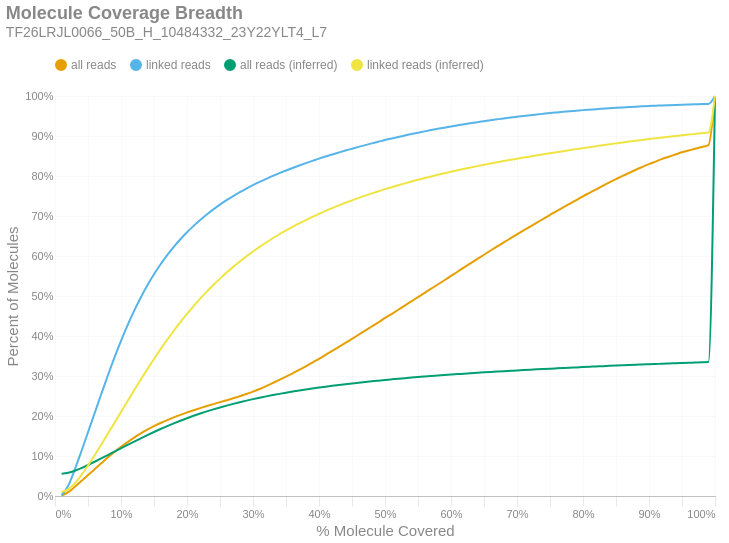

Here is the notebook cell this chart was saved with:
### Markdown cell above
### Molecule Read Coverage
This chart shows molecule coverage breadth as computed by the number of bases aligned to that molecule. In other words, "*how much of each unique long molecule is actually sequenced/aligned?*" Keep in mind there is a distinction between sequences and alignments, since some sequences belonging to a particular molecule may not align well and wouldn't appear in the alignment data. This chart also shows molecule coverage breadth as computed by the *inferred fragment* from which the aligned sequences originate. Unlike read coverage, this calculation takes into account the total insert size, including unsequenced gaps between the forward and reverse reads. Like the previous figures, these are cumulative percents.

### Code cell
if SKIPLR:
    print_html(f"Skipped")
else:
    binned_df = consolidated_hist(valids['coverage_bp'], mask, 0.01, True)
    binned_df_inf = consolidated_hist(valids['coverage_inserts'], mask, 0.01, True)
    binned_df = binned_df.with_columns(pl.lit(binned_df_inf['all reads (cumsum)']).alias('all reads (inferred)'))
    binned_df = binned_df.with_columns(pl.lit(binned_df_inf['linked reads (cumsum)']).alias('linked reads (inferred)'))
    binned_df = binned_df.with_columns(
        (pl.col('bin').cast(pl.Float64) + 0.01).alias('right_edge')
    )

    with SafeRender(binned_df):
        (
            density_plot(binned_df, 'Molecule Coverage Breadth', samplename, 'molcov', ['all reads (inferred)','linked reads (inferred)'])
            .encode(
                #x=alt.X('bin:Q', title="% Molecule Covered").axis(format = '%').scale(padding=0),
                x=alt.X('right_edge:Q', title="% Molecule Covered").axis(format='%').scale(padding=0),
                y=alt.Y('value:Q', title='Percent of Molecules')
                    .axis(format='%')
                    .stack(False)
                    .scale(domainMin=0, padding=0),
                color=alt.Color("key:N").scale(domain = ["all reads", "linked reads", "all reads (inferred)", "linked reads (inferred)"]),
                tooltip = [
                    alt.Tooltip("key:N", title = "Data Type"),
                    alt.Tooltip("range_label:N", title="% Molecule Covered"),
                    alt.Tooltip("value:Q", format = ".2%", title="% Molecules")
                ]
            )
        ).display()

### Figure 1 — Vega-Lite specification as saved in the notebook (floating-point values rounded to 4 significant figures)
{"width": "container", "height": 400, "config": {"title": {"anchor": "start", "dy": -15, "fontSize": 18, "color": "#888888", "subtitleColor": "#888888", "subtitleFontSize": 14}, "arc": {"fill": "#0072B2"}, "axis": {"domainColor": "#888888", "domainWidth": 0.5, "gridWidth": 0.2, "grid": false, "titleFontWeight": 400, "titleFontSize": 15, "labelFontSize": 11, "labelColor": "#888888", "tickColor": "#888888", "tickWidth": 0.2, "titleColor": "#888888"}, "axisBand": {"grid": false}, "axisX": {"grid": true, "tickSize": 10, "domainCap": "round"}, "axisY": {"domain": false, "grid": true, "tickSize": 0, "domainCap": "round"}, "background": "transparent", "header": {"labelFontSize": 15, "labelColor": "#888888", "titleFontSize": 15, "titleFontWeight": 600, "titleColor": "#888888"}, "legend": {"labelFont": "sans-serif", "labelFontSize": 12, "labelColor": "#888888", "symbolSize": 100, "symbolType": "circle", "titleFontSize": 12, "titlePadding": 10, "titleColor": "#888888", "title": null, "orient": "top"}, "range": {"category": ["#E69F00", "#56B4E9", "#009E73", "#F0E442", "#0072B2", "#D55E00", "#CC79A7", "#000000"], "diverging": ["#cfe8f3", "#a2d4ec", "#73bfe2", "#46abdb", "#1696d2", "#12719e"]}, "area": {"fill": "#0072B2", "fillOpacity": 0.7, "line": true, "strokeOpacity": 0.7}, "line": {"color": "#0072B2", "stroke": "#0072B2", "strokeWidth": 2}, "trail": {"color": "#0072B2", "stroke": "#0072B2", "strokeWidth": 0, "size": 1}, "point": {"filled": true, "fillOpacity": 1.0, "size": 95}, "text": {"color": "#888888", "fontSize": 11, "align": "right", "fontWeight": 400, "size": 11}, "bar": {"fill": "#0072B2", "stroke": null}, "view": {"stroke": null, "continuousWidth": 660, "continuousHeight": 400}}, "data": {"name": "data-a3e76f279d91602959ac6776259e51f2"}, "mark": {"type": "line", "interpolate": "monotone", "point": {"opacity": 0, "size": 275}}, "encoding": {"color": {"field": "key", "scale": {"domain": ["all reads", "linked reads", "all reads (inferred)", "linked reads (inferred)"]}, "type": "nominal"}, "tooltip": [{"field": "key", "title": "Data Type", "type": "nominal"}, {"field": "range_label", "title": "% Molecule Covered", "type": "nominal"}, {"field": "value", "format": ".2%", "title": "% Molecules", "type": "quantitative"}], "x": {"axis": {"format": "%"}, "field": "right_edge", "scale": {"padding": 0}, "title": "% Molecule Covered", "type": "quantitative"}, "y": {"axis": {"format": "%"}, "field": "value", "scale": {"domainMin": 0, "padding": 0}, "stack": false, "title": "Percent of Molecules", "type": "quantitative"}}, "params": [{"name": "param_c36ac31b6afebe62", "select": {"type": "point", "fields": ["key"]}, "bind": "legend"}], "title": {"text": "Molecule Coverage Breadth", "subtitle": "TF26LRJL0066_50B_H_10484332_23Y22YLT4_L7"}, "transform": [{"fold": ["all reads (cumsum)", "linked reads (cumsum)", "all reads (inferred)", "linked reads (inferred)"]}, {"calculate": "replace(datum.key, ' (cumsum)', '')", "as": "key"}, {"filter": {"param": "param_c36ac31b6afebe62"}}], "usermeta": {"embedOptions": {"downloadFileName": "TF26LRJL0066_50B_H_10484332_23Y22YLT4_L7.molcov"}}, "$schema": "https://vega.github.io/schema/vega-lite/v6.4.1.json", "datasets": {"data-a3e76f279d91602959ac6776259e51f2": [{"bin": "0.0", "interval": "0.0-0.01", "all reads": 0.001025, "linked reads": 0.001898, "all reads (cumsum)": 0.001025, "linked reads (cumsum)": 0.001898, "range_label": "0.0-0.01", "all reads (inferred)": 0.05548, "linked reads (inferred)": 0.01033, "right_edge": 0.01}, {"bin": "0.01", "interval": "0.01-0.02", "all reads": 0.008511, "linked reads": 0.02377, "all reads (cumsum)": 0.009536, "linked reads (cumsum)": 0.02567, "range_label": "0.01-0.02", "all reads (inferred)": 0.058, "linked reads (inferred)": 0.01656, "right_edge": 0.02}, {"bin": "0.02", "interval": "0.02-0.03", "all reads": 0.01339, "linked reads": 0.04044, "all reads (cumsum)": 0.02292, "linked reads (cumsum)": 0.06611, "range_label": "0.02-0.03", "all reads (inferred)": 0.06312, "linked reads (inferred)": 0.03158, "right_edge": 0.03}, {"bin": "0.03", "interval": "0.03-0.04", "all reads": 0.01454, "linked reads": 0.04587, "all reads (cumsum)": 0.03746, "linked reads (cumsum)": 0.112, "range_label": "0.03-0.04", "all reads (inferred)": 0.06983, "linked reads (inferred)": 0.05222, "right_edge": 0.04}, {"bin": "0.04", "interval": "0.04-0.05", "all reads": 0.01478, "linked reads": 0.0473, "all reads (cumsum)": 0.05225, "linked reads (cumsum)": 0.1593, "range_label": "0.04-0.05", "all reads (inferred)": 0.07749, "linked reads (inferred)": 0.0761, "right_edge": 0.05}, {"bin": "0.05", "interval": "0.05-0.06", "all reads": 0.0148, "linked reads": 0.0477, "all reads (cumsum)": 0.06704, "linked reads (cumsum)": 0.207, "range_label": "0.05-0.06", "all reads (inferred)": 0.08558, "linked reads (inferred)": 0.1017, "right_edge": 0.06}, {"bin": "0.06", "interval": "0.06-0.07", "all reads": 0.01466, "linked reads": 0.04751, "all reads (cumsum)": 0.0817, "linked reads (cumsum)": 0.2545, "range_label": "0.06-0.07", "all reads (inferred)": 0.09389, "linked reads (inferred)": 0.1282, "right_edge": 0.07}, {"bin": "0.07", "interval": "0.07-0.08", "all reads": 0.01438, "linked reads": 0.04674, "all reads (cumsum)": 0.09608, "linked reads (cumsum)": 0.3012, "range_label": "0.07-0.08", "all reads (inferred)": 0.1024, "linked reads (inferred)": 0.1555, "right_edge": 0.08}, {"bin": "0.08", "interval": "0.08-0.09", "all reads": 0.01368, "linked reads": 0.04452, "all reads (cumsum)": 0.1098, "linked reads (cumsum)": 0.3457, "range_label": "0.08-0.09", "all reads (inferred)": 0.1108, "linked reads (inferred)": 0.1827, "right_edge": 0.09}, {"bin": "0.09", "interval": "0.09-0.1", "all reads": 0.01297, "linked reads": 0.04218, "all reads (cumsum)": 0.1227, "linked reads (cumsum)": 0.3879, "range_label": "0.09-0.1", "all reads (inferred)": 0.1193, "linked reads (inferred)": 0.2101, "right_edge": 0.1}, {"bin": "0.1", "interval": "0.1-0.11", "all reads": 0.0121, "linked reads": 0.03926, "all reads (cumsum)": 0.1348, "linked reads (cumsum)": 0.4272, "range_label": "0.1-0.11", "all reads (inferred)": 0.1277, "linked reads (inferred)": 0.2374, "right_edge": 0.11}, {"bin": "0.11", "interval": "0.11-0.12", "all reads": 0.01119, "linked reads": 0.0362, "all reads (cumsum)": 0.146, "linked reads (cumsum)": 0.4634, "range_label": "0.11-0.12", "all reads (inferred)": 0.1361, "linked reads (inferred)": 0.2645, "right_edge": 0.12}, {"bin": "0.12", "interval": "0.12-0.13", "all reads": 0.01028, "linked reads": 0.03308, "all reads (cumsum)": 0.1563, "linked reads (cumsum)": 0.4965, "range_label": "0.12-0.13", "all reads (inferred)": 0.1442, "linked reads (inferred)": 0.291, "right_edge": 0.13}, {"bin": "0.13", "interval": "0.13-0.14", "all reads": 0.009476, "linked reads": 0.03031, "all reads (cumsum)": 0.1658, "linked reads (cumsum)": 0.5268, "range_label": "0.13-0.14", "all reads (inferred)": 0.1522, "linked reads (inferred)": 0.3171, "right_edge": 0.14}, {"bin": "0.14", "interval": "0.14-0.15", "all reads": 0.008675, "linked reads": 0.02749, "all reads (cumsum)": 0.1744, "linked reads (cumsum)": 0.5543, "range_label": "0.14-0.15", "all reads (inferred)": 0.16, "linked reads (inferred)": 0.3425, "right_edge": 0.15}, {"bin": "0.15", "interval": "0.15-0.16", "all reads": 0.007991, "linked reads": 0.02503, "all reads (cumsum)": 0.1824, "linked reads (cumsum)": 0.5793, "range_label": "0.15-0.16", "all reads (inferred)": 0.1675, "linked reads (inferred)": 0.3671, "right_edge": 0.16}, {"bin": "0.16", "interval": "0.16-0.17", "all reads": 0.007356, "linked reads": 0.02281, "all reads (cumsum)": 0.1898, "linked reads (cumsum)": 0.6021, "range_label": "0.16-0.17", "all reads (inferred)": 0.1747, "linked reads (inferred)": 0.3906, "right_edge": 0.17}, {"bin": "0.17", "interval": "0.17-0.18", "all reads": 0.006818, "linked reads": 0.02081, "all reads (cumsum)": 0.1966, "linked reads (cumsum)": 0.6229, "range_label": "0.17-0.18", "all reads (inferred)": 0.1816, "linked reads (inferred)": 0.4131, "right_edge": 0.18}, {"bin": "0.18", "interval": "0.18-0.19", "all reads": 0.006345, "linked reads": 0.01897, "all reads (cumsum)": 0.203, "linked reads (cumsum)": 0.6419, "range_label": "0.18-0.19", "all reads (inferred)": 0.1882, "linked reads (inferred)": 0.4347, "right_edge": 0.19}, {"bin": "0.19", "interval": "0.19-0.2", "all reads": 0.005968, "linked reads": 0.0175, "all reads (cumsum)": 0.2089, "linked reads (cumsum)": 0.6594, "range_label": "0.19-0.2", "all reads (inferred)": 0.1945, "linked reads (inferred)": 0.4553, "right_edge": 0.2}, {"bin": "0.2", "interval": "0.2-0.21", "all reads": 0.005535, "linked reads": 0.01597, "all reads (cumsum)": 0.2145, "linked reads (cumsum)": 0.6753, "range_label": "0.2-0.21", "all reads (inferred)": 0.2005, "linked reads (inferred)": 0.4748, "right_edge": 0.21}, {"bin": "0.21", "interval": "0.21-0.22", "all reads": 0.005288, "linked reads": 0.0148, "all reads (cumsum)": 0.2198, "linked reads (cumsum)": 0.6901, "range_label": "0.21-0.22", "all reads (inferred)": 0.2061, "linked reads (inferred)": 0.4933, "right_edge": 0.22}, {"bin": "0.22", "interval": "0.22-0.23", "all reads": 0.005082, "linked reads": 0.01368, "all reads (cumsum)": 0.2248, "linked reads (cumsum)": 0.7038, "range_label": "0.22-0.23", "all reads (inferred)": 0.2115, "linked reads (inferred)": 0.511, "right_edge": 0.23}, {"bin": "0.23", "interval": "0.23-0.24", "all reads": 0.004951, "linked reads": 0.0128, "all reads (cumsum)": 0.2298, "linked reads (cumsum)": 0.7166, "range_label": "0.23-0.24", "all reads (inferred)": 0.2166, "linked reads (inferred)": 0.5277, "right_edge": 0.24}, {"bin": "0.24", "interval": "0.24-0.25", "all reads": 0.004844, "linked reads": 0.01191, "all reads (cumsum)": 0.2346, "linked reads (cumsum)": 0.7285, "range_label": "0.24-0.25", "all reads (inferred)": 0.2214, "linked reads (inferred)": 0.5435, "right_edge": 0.25}, {"bin": "0.25", "interval": "0.25-0.26", "all reads": 0.004702, "linked reads": 0.01097, "all reads (cumsum)": 0.2393, "linked reads (cumsum)": 0.7395, "range_label": "0.25-0.26", "all reads (inferred)": 0.226, "linked reads (inferred)": 0.5585, "right_edge": 0.26}, {"bin": "0.26", "interval": "0.26-0.27", "all reads": 0.004852, "linked reads": 0.01031, "all reads (cumsum)": 0.2442, "linked reads (cumsum)": 0.7498, "range_label": "0.26-0.27", "all reads (inferred)": 0.2304, "linked reads (inferred)": 0.5728, "right_edge": 0.27}, {"bin": "0.27", "interval": "0.27-0.28", "all reads": 0.005172, "linked reads": 0.009697, "all reads (cumsum)": 0.2494, "linked reads (cumsum)": 0.7595, "range_label": "0.27-0.28", "all reads (inferred)": 0.2345, "linked reads (inferred)": 0.5863, "right_edge": 0.28}, {"bin": "0.28", "interval": "0.28-0.29", "all reads": 0.005557, "linked reads": 0.0091, "all reads (cumsum)": 0.2549, "linked reads (cumsum)": 0.7686, "range_label": "0.28-0.29", "all reads (inferred)": 0.2384, "linked reads (inferred)": 0.5992, "right_edge": 0.29}, {"bin": "0.29", "interval": "0.29-0.3", "all reads": 0.00606, "linked reads": 0.008652, "all reads (cumsum)": 0.261, "linked reads (cumsum)": 0.7773, "range_label": "0.29-0.3", "all reads (inferred)": 0.2422, "linked reads (inferred)": 0.6113, "right_edge": 0.3}, {"bin": "0.3", "interval": "0.3-0.31", "all reads": 0.006586, "linked reads": 0.008026, "all reads (cumsum)": 0.2676, "linked reads (cumsum)": 0.7853, "range_label": "0.3-0.31", "all reads (inferred)": 0.2457, "linked reads (inferred)": 0.6229, "right_edge": 0.31}, {"bin": "0.31", "interval": "0.31-0.32", "all reads": 0.007258, "linked reads": 0.007693, "all reads (cumsum)": 0.2748, "linked reads (cumsum)": 0.793, "range_label": "0.31-0.32", "all reads (inferred)": 0.2491, "linked reads (inferred)": 0.6338, "right_edge": 0.32}, {"bin": "0.32", "interval": "0.32-0.33", "all reads": 0.007659, "linked reads": 0.007294, "all reads (cumsum)": 0.2825, "linked reads (cumsum)": 0.8003, "range_label": "0.32-0.33", "all reads (inferred)": 0.2523, "linked reads (inferred)": 0.6444, "right_edge": 0.33}, {"bin": "0.33", "interval": "0.33-0.34", "all reads": 0.007846, "linked reads": 0.006906, "all reads (cumsum)": 0.2903, "linked reads (cumsum)": 0.8072, "range_label": "0.33-0.34", "all reads (inferred)": 0.2553, "linked reads (inferred)": 0.6544, "right_edge": 0.34}, {"bin": "0.34", "interval": "0.34-0.35", "all reads": 0.008118, "linked reads": 0.006572, "all reads (cumsum)": 0.2984, "linked reads (cumsum)": 0.8137, "range_label": "0.34-0.35", "all reads (inferred)": 0.2582, "linked reads (inferred)": 0.6638, "right_edge": 0.35}, {"bin": "0.35", "interval": "0.35-0.36", "all reads": 0.008374, "linked reads": 0.006383, "all reads (cumsum)": 0.3068, "linked reads (cumsum)": 0.8201, "range_label": "0.35-0.36", "all reads (inferred)": 0.261, "linked reads (inferred)": 0.673, "right_edge": 0.36}, {"bin": "0.36", "interval": "0.36-0.37", "all reads": 0.008541, "linked reads": 0.006105, "all reads (cumsum)": 0.3154, "linked reads (cumsum)": 0.8262, "range_label": "0.36-0.37", "all reads (inferred)": 0.2637, "linked reads (inferred)": 0.6816, "right_edge": 0.37}, {"bin": "0.37", "interval": "0.37-0.38", "all reads": 0.008914, "linked reads": 0.005878, "all reads (cumsum)": 0.3243, "linked reads (cumsum)": 0.8321, "range_label": "0.37-0.38", "all reads (inferred)": 0.2662, "linked reads (inferred)": 0.6899, "right_edge": 0.38}, {"bin": "0.38", "interval": "0.38-0.39", "all reads": 0.009139, "linked reads": 0.005682, "all reads (cumsum)": 0.3334, "linked reads (cumsum)": 0.8378, "range_label": "0.38-0.39", "all reads (inferred)": 0.2687, "linked reads (inferred)": 0.6978, "right_edge": 0.39}, {"bin": "0.39", "interval": "0.39-0.4", "all reads": 0.009579, "linked reads": 0.005582, "all reads (cumsum)": 0.343, "linked reads (cumsum)": 0.8434, "range_label": "0.39-0.4", "all reads (inferred)": 0.271, "linked reads (inferred)": 0.7055, "right_edge": 0.4}, {"bin": "0.4", "interval": "0.4-0.41", "all reads": 0.009642, "linked reads": 0.005253, "all reads (cumsum)": 0.3526, "linked reads (cumsum)": 0.8486, "range_label": "0.4-0.41", "all reads (inferred)": 0.2733, "linked reads (inferred)": 0.7128, "right_edge": 0.41}, {"bin": "0.41", "interval": "0.41-0.42", "all reads": 0.01002, "linked reads": 0.005128, "all reads (cumsum)": 0.3626, "linked reads (cumsum)": 0.8538, "range_label": "0.41-0.42", "all reads (inferred)": 0.2755, "linked reads (inferred)": 0.7198, "right_edge": 0.42}, {"bin": "0.42", "interval": "0.42-0.43", "all reads": 0.01004, "linked reads": 0.004922, "all reads (cumsum)": 0.3727, "linked reads (cumsum)": 0.8587, "range_label": "0.42-0.43", "all reads (inferred)": 0.2775, "linked reads (inferred)": 0.7266, "right_edge": 0.43}, {"bin": "0.43", "interval": "0.43-0.44", "all reads": 0.01004, "linked reads": 0.004868, "all reads (cumsum)": 0.3827, "linked reads (cumsum)": 0.8635, "range_label": "0.43-0.44", "all reads (inferred)": 0.2795, "linked reads (inferred)": 0.733, "right_edge": 0.44}, {"bin": "0.44", "interval": "0.44-0.45", "all reads": 0.01024, "linked reads": 0.004659, "all reads (cumsum)": 0.393, "linked reads (cumsum)": 0.8682, "range_label": "0.44-0.45", "all reads (inferred)": 0.2814, "linked reads (inferred)": 0.7392, "right_edge": 0.45}, {"bin": "0.45", "interval": "0.45-0.46", "all reads": 0.01022, "linked reads": 0.004568, "all reads (cumsum)": 0.4032, "linked reads (cumsum)": 0.8728, "range_label": "0.45-0.46", "all reads (inferred)": 0.2833, "linked reads (inferred)": 0.7452, "right_edge": 0.46}, {"bin": "0.46", "interval": "0.46-0.47", "all reads": 0.0102, "linked reads": 0.004449, "all reads (cumsum)": 0.4134, "linked reads (cumsum)": 0.8772, "range_label": "0.46-0.47", "all reads (inferred)": 0.2851, "linked reads (inferred)": 0.751, "right_edge": 0.47}, {"bin": "0.47", "interval": "0.47-0.48", "all reads": 0.01039, "linked reads": 0.004351, "all reads (cumsum)": 0.4238, "linked reads (cumsum)": 0.8816, "range_label": "0.47-0.48", "all reads (inferred)": 0.2868, "linked reads (inferred)": 0.7564, "right_edge": 0.48}, {"bin": "0.48", "interval": "0.48-0.49", "all reads": 0.01014, "linked reads": 0.004181, "all reads (cumsum)": 0.4339, "linked reads (cumsum)": 0.8858, "range_label": "0.48-0.49", "all reads (inferred)": 0.2884, "linked reads (inferred)": 0.7618, "right_edge": 0.49}, {"bin": "0.49", "interval": "0.49-0.5", "all reads": 0.01123, "linked reads": 0.004168, "all reads (cumsum)": 0.4451, "linked reads (cumsum)": 0.8899, "range_label": "0.49-0.5", "all reads (inferred)": 0.2901, "linked reads (inferred)": 0.7671, "right_edge": 0.5}, {"bin": "0.5", "interval": "0.5-0.51", "all reads": 0.009706, "linked reads": 0.003779, "all reads (cumsum)": 0.4548, "linked reads (cumsum)": 0.8937, "range_label": "0.5-0.51", "all reads (inferred)": 0.2916, "linked reads (inferred)": 0.772, "right_edge": 0.51}, {"bin": "0.51", "interval": "0.51-0.52", "all reads": 0.01076, "linked reads": 0.003811, "all reads (cumsum)": 0.4656, "linked reads (cumsum)": 0.8975, "range_label": "0.51-0.52", "all reads (inferred)": 0.2931, "linked reads (inferred)": 0.7769, "right_edge": 0.52}, {"bin": "0.52", "interval": "0.52-0.53", "all reads": 0.01042, "linked reads": 0.003661, "all reads (cumsum)": 0.476, "linked reads (cumsum)": 0.9012, "range_label": "0.52-0.53", "all reads (inferred)": 0.2946, "linked reads (inferred)": 0.7816, "right_edge": 0.53}, {"bin": "0.53", "interval": "0.53-0.54", "all reads": 0.01071, "linked reads": 0.003601, "all reads (cumsum)": 0.4867, "linked reads (cumsum)": 0.9048, "range_label": "0.53-0.54", "all reads (inferred)": 0.296, "linked reads (inferred)": 0.7862, "right_edge": 0.54}, {"bin": "0.54", "interval": "0.54-0.55", "all reads": 0.01042, "linked reads": 0.003442, "all reads (cumsum)": 0.4971, "linked reads (cumsum)": 0.9082, "range_label": "0.54-0.55", "all reads (inferred)": 0.2974, "linked reads (inferred)": 0.7906, "right_edge": 0.55}, {"bin": "0.55", "interval": "0.55-0.56", "all reads": 0.01073, "linked reads": 0.00333, "all reads (cumsum)": 0.5079, "linked reads (cumsum)": 0.9115, "range_label": "0.55-0.56", "all reads (inferred)": 0.2987, "linked reads (inferred)": 0.7948, "right_edge": 0.56}, {"bin": "0.56", "interval": "0.56-0.57", "all reads": 0.01054, "linked reads": 0.003206, "all reads (cumsum)": 0.5184, "linked reads (cumsum)": 0.9148, "range_label": "0.56-0.57", "all reads (inferred)": 0.2999, "linked reads (inferred)": 0.7989, "right_edge": 0.57}, {"bin": "0.57", "interval": "0.57-0.58", "all reads": 0.01038, "linked reads": 0.003108, "all reads (cumsum)": 0.5288, "linked reads (cumsum)": 0.9179, "range_label": "0.57-0.58", "all reads (inferred)": 0.3012, "linked reads (inferred)": 0.8029, "right_edge": 0.58}, {"bin": "0.58", "interval": "0.58-0.59", "all reads": 0.01064, "linked reads": 0.003001, "all reads (cumsum)": 0.5394, "linked reads (cumsum)": 0.9209, "range_label": "0.58-0.59", "all reads (inferred)": 0.3024, "linked reads (inferred)": 0.8068, "right_edge": 0.59}, {"bin": "0.59", "interval": "0.59-0.6", "all reads": 0.01083, "linked reads": 0.003001, "all reads (cumsum)": 0.5503, "linked reads (cumsum)": 0.9239, "range_label": "0.59-0.6", "all reads (inferred)": 0.3036, "linked reads (inferred)": 0.8106, "right_edge": 0.6}, {"bin": "0.6", "interval": "0.6-0.61", "all reads": 0.01046, "linked reads": 0.002814, "all reads (cumsum)": 0.5607, "linked reads (cumsum)": 0.9267, "range_label": "0.6-0.61", "all reads (inferred)": 0.3047, "linked reads (inferred)": 0.8142, "right_edge": 0.61}, {"bin": "0.61", "interval": "0.61-0.62", "all reads": 0.01091, "linked reads": 0.002733, "all reads (cumsum)": 0.5716, "linked reads (cumsum)": 0.9294, "range_label": "0.61-0.62", "all reads (inferred)": 0.3059, "linked reads (inferred)": 0.8179, "right_edge": 0.62}, {"bin": "0.62", "interval": "0.62-0.63", "all reads": 0.01057, "linked reads": 0.002604, "all reads (cumsum)": 0.5822, "linked reads (cumsum)": 0.932, "range_label": "0.62-0.63", "all reads (inferred)": 0.3069, "linked reads (inferred)": 0.8213, "right_edge": 0.63}, {"bin": "0.63", "interval": "0.63-0.64", "all reads": 0.01061, "linked reads": 0.002558, "all reads (cumsum)": 0.5928, "linked reads (cumsum)": 0.9346, "range_label": "0.63-0.64", "all reads (inferred)": 0.308, "linked reads (inferred)": 0.8247, "right_edge": 0.64}, {"bin": "0.64", "interval": "0.64-0.65", "all reads": 0.01029, "linked reads": 0.002437, "all reads (cumsum)": 0.6031, "linked reads (cumsum)": 0.937, "range_label": "0.64-0.65", "all reads (inferred)": 0.3091, "linked reads (inferred)": 0.8281, "right_edge": 0.65}, {"bin": "0.65", "interval": "0.65-0.66", "all reads": 0.0107, "linked reads": 0.002485, "all reads (cumsum)": 0.6138, "linked reads (cumsum)": 0.9395, "range_label": "0.65-0.66", "all reads (inferred)": 0.3101, "linked reads (inferred)": 0.8313, "right_edge": 0.66}, {"bin": "0.66", "interval": "0.66-0.67", "all reads": 0.01007, "linked reads": 0.002266, "all reads (cumsum)": 0.6239, "linked reads (cumsum)": 0.9418, "range_label": "0.66-0.67", "all reads (inferred)": 0.3111, "linked reads (inferred)": 0.8344, "right_edge": 0.67}, {"bin": "0.67", "interval": "0.67-0.68", "all reads": 0.01027, "linked reads": 0.002231, "all reads (cumsum)": 0.6341, "linked reads (cumsum)": 0.944, "range_label": "0.67-0.68", "all reads (inferred)": 0.3121, "linked reads (inferred)": 0.8375, "right_edge": 0.68}, {"bin": "0.68", "interval": "0.68-0.69", "all reads": 0.009963, "linked reads": 0.002119, "all reads (cumsum)": 0.6441, "linked reads (cumsum)": 0.9461, "range_label": "0.68-0.69", "all reads (inferred)": 0.313, "linked reads (inferred)": 0.8404, "right_edge": 0.69}, {"bin": "0.69", "interval": "0.69-0.7", "all reads": 0.01006, "linked reads": 0.002021, "all reads (cumsum)": 0.6542, "linked reads (cumsum)": 0.9481, "range_label": "0.69-0.7", "all reads (inferred)": 0.3139, "linked reads (inferred)": 0.8434, "right_edge": 0.7}, {"bin": "0.7", "interval": "0.7-0.71", "all reads": 0.009727, "linked reads": 0.002001, "all reads (cumsum)": 0.6639, "linked reads (cumsum)": 0.9501, "range_label": "0.7-0.71", "all reads (inferred)": 0.3148, "linked reads (inferred)": 0.8462, "right_edge": 0.71}, {"bin": "0.71", "interval": "0.71-0.72", "all reads": 0.009698, "linked reads": 0.001902, "all reads (cumsum)": 0.6736, "linked reads (cumsum)": 0.952, "range_label": "0.71-0.72", "all reads (inferred)": 0.3157, "linked reads (inferred)": 0.849, "right_edge": 0.72}, {"bin": "0.72", "interval": "0.72-0.73", "all reads": 0.00984, "linked reads": 0.001837, "all reads (cumsum)": 0.6834, "linked reads (cumsum)": 0.9539, "range_label": "0.72-0.73", "all reads (inferred)": 0.3166, "linked reads (inferred)": 0.8517, "right_edge": 0.73}, {"bin": "0.73", "interval": "0.73-0.74", "all reads": 0.009565, "linked reads": 0.001739, "all reads (cumsum)": 0.693, "linked reads (cumsum)": 0.9556, "range_label": "0.73-0.74", "all reads (inferred)": 0.3174, "linked reads (inferred)": 0.8544, "right_edge": 0.74}, {"bin": "0.74", "interval": "0.74-0.75", "all reads": 0.009864, "linked reads": 0.001715, "all reads (cumsum)": 0.7028, "linked reads (cumsum)": 0.9573, "range_label": "0.74-0.75", "all reads (inferred)": 0.3183, "linked reads (inferred)": 0.857, "right_edge": 0.75}, {"bin": "0.75", "interval": "0.75-0.76", "all reads": 0.009194, "linked reads": 0.00157, "all reads (cumsum)": 0.712, "linked reads (cumsum)": 0.9589, "range_label": "0.75-0.76", "all reads (inferred)": 0.3191, "linked reads (inferred)": 0.8596, "right_edge": 0.76}, {"bin": "0.76", "interval": "0.76-0.77", "all reads": 0.00939, "linked reads": 0.001526, "all reads (cumsum)": 0.7214, "linked reads (cumsum)": 0.9604, "range_label": "0.76-0.77", "all reads (inferred)": 0.3199, "linked reads (inferred)": 0.8621, "right_edge": 0.77}, {"bin": "0.77", "interval": "0.77-0.78", "all reads": 0.009267, "linked reads": 0.001474, "all reads (cumsum)": 0.7307, "linked reads (cumsum)": 0.9619, "range_label": "0.77-0.78", "all reads (inferred)": 0.3207, "linked reads (inferred)": 0.8647, "right_edge": 0.78}, {"bin": "0.78", "interval": "0.78-0.79", "all reads": 0.00908, "linked reads": 0.001385, "all reads (cumsum)": 0.7398, "linked reads (cumsum)": 0.9633, "range_label": "0.78-0.79", "all reads (inferred)": 0.3215, "linked reads (inferred)": 0.8672, "right_edge": 0.79}, {"bin": "0.79", "interval": "0.79-0.8", "all reads": 0.009507, "linked reads": 0.001412, "all reads (cumsum)": 0.7493, "linked reads (cumsum)": 0.9647, "range_label": "0.79-0.8", "all reads (inferred)": 0.3223, "linked reads (inferred)": 0.8697, "right_edge": 0.8}, {"bin": "0.8", "interval": "0.8-0.81", "all reads": 0.008665, "linked reads": 0.00123, "all reads (cumsum)": 0.758, "linked reads (cumsum)": 0.9659, "range_label": "0.8-0.81", "all reads (inferred)": 0.3231, "linked reads (inferred)": 0.8721, "right_edge": 0.81}, {"bin": "0.81", "interval": "0.81-0.82", "all reads": 0.008693, "linked reads": 0.001243, "all reads (cumsum)": 0.7666, "linked reads (cumsum)": 0.9672, "range_label": "0.81-0.82", "all reads (inferred)": 0.3239, "linked reads (inferred)": 0.8745, "right_edge": 0.82}, {"bin": "0.82", "interval": "0.82-0.83", "all reads": 0.008837, "linked reads": 0.001123, "all reads (cumsum)": 0.7755, "linked reads (cumsum)": 0.9683, "range_label": "0.82-0.83", "all reads (inferred)": 0.3246, "linked reads (inferred)": 0.8769, "right_edge": 0.83}, {"bin": "0.83", "interval": "0.83-0.84", "all reads": 0.008478, "linked reads": 0.001122, "all reads (cumsum)": 0.784, "linked reads (cumsum)": 0.9694, "range_label": "0.83-0.84", "all reads (inferred)": 0.3254, "linked reads (inferred)": 0.8793, "right_edge": 0.84}, {"bin": "0.84", "interval": "0.84-0.85", "all reads": 0.008169, "linked reads": 0.001059, "all reads (cumsum)": 0.7921, "linked reads (cumsum)": 0.9705, "range_label": "0.84-0.85", "all reads (inferred)": 0.3261, "linked reads (inferred)": 0.8816, "right_edge": 0.85}, {"bin": "0.85", "interval": "0.85-0.86", "all reads": 0.008104, "linked reads": 0.00101, "all reads (cumsum)": 0.8002, "linked reads (cumsum)": 0.9715, "range_label": "0.85-0.86", "all reads (inferred)": 0.3268, "linked reads (inferred)": 0.8838, "right_edge": 0.86}, {"bin": "0.86", "interval": "0.86-0.87", "all reads": 0.007701, "linked reads": 0.0009523, "all reads (cumsum)": 0.8079, "linked reads (cumsum)": 0.9724, "range_label": "0.86-0.87", "all reads (inferred)": 0.3275, "linked reads (inferred)": 0.8861, "right_edge": 0.87}, {"bin": "0.87", "interval": "0.87-0.88", "all reads": 0.007605, "linked reads": 0.0009269, "all reads (cumsum)": 0.8155, "linked reads (cumsum)": 0.9734, "range_label": "0.87-0.88", "all reads (inferred)": 0.3282, "linked reads (inferred)": 0.8882, "right_edge": 0.88}, {"bin": "0.88", "interval": "0.88-0.89", "all reads": 0.007171, "linked reads": 0.0008534, "all reads (cumsum)": 0.8227, "linked reads (cumsum)": 0.9742, "range_label": "0.88-0.89", "all reads (inferred)": 0.3288, "linked reads (inferred)": 0.8903, "right_edge": 0.89}, {"bin": "0.89", "interval": "0.89-0.9", "all reads": 0.007048, "linked reads": 0.0008049, "all reads (cumsum)": 0.8298, "linked reads (cumsum)": 0.975, "range_label": "0.89-0.9", "all reads (inferred)": 0.3295, "linked reads (inferred)": 0.8924, "right_edge": 0.9}, {"bin": "0.9", "interval": "0.9-0.91", "all reads": 0.006295, "linked reads": 0.0006911, "all reads (cumsum)": 0.8361, "linked reads (cumsum)": 0.9757, "range_label": "0.9-0.91", "all reads (inferred)": 0.3301, "linked reads (inferred)": 0.8943, "right_edge": 0.91}, {"bin": "0.91", "interval": "0.91-0.92", "all reads": 0.006763, "linked reads": 0.0007313, "all reads (cumsum)": 0.8428, "linked reads (cumsum)": 0.9764, "range_label": "0.91-0.92", "all reads (inferred)": 0.3307, "linked reads (inferred)": 0.8963, "right_edge": 0.92}, {"bin": "0.92", "interval": "0.92-0.93", "all reads": 0.005407, "linked reads": 0.0006415, "all reads (cumsum)": 0.8482, "linked reads (cumsum)": 0.9771, "range_label": "0.92-0.93", "all reads (inferred)": 0.3313, "linked reads (inferred)": 0.8982, "right_edge": 0.93}, {"bin": "0.93", "interval": "0.93-0.94", "all reads": 0.005525, "linked reads": 0.000617, "all reads (cumsum)": 0.8537, "linked reads (cumsum)": 0.9777, "range_label": "0.93-0.94", "all reads (inferred)": 0.3318, "linked reads (inferred)": 0.8999, "right_edge": 0.94}, {"bin": "0.94", "interval": "0.94-0.95", "all reads": 0.005497, "linked reads": 0.0005697, "all reads (cumsum)": 0.8592, "linked reads (cumsum)": 0.9783, "range_label": "0.94-0.95", "all reads (inferred)": 0.3324, "linked reads (inferred)": 0.9017, "right_edge": 0.95}, {"bin": "0.95", "interval": "0.95-0.96", "all reads": 0.004309, "linked reads": 0.0005309, "all reads (cumsum)": 0.8636, "linked reads (cumsum)": 0.9788, "range_label": "0.95-0.96", "all reads (inferred)": 0.333, "linked reads (inferred)": 0.9035, "right_edge": 0.96}, {"bin": "0.96", "interval": "0.96-0.97", "all reads": 0.004672, "linked reads": 0.0005058, "all reads (cumsum)": 0.8682, "linked reads (cumsum)": 0.9793, "range_label": "0.96-0.97", "all reads (inferred)": 0.3335, "linked reads (inferred)": 0.9053, "right_edge": 0.97}, {"bin": "0.97", "interval": "0.97-0.98", "all reads": 0.004386, "linked reads": 0.0004764, "all reads (cumsum)": 0.8726, "linked reads (cumsum)": 0.9798, "range_label": "0.97-0.98", "all reads (inferred)": 0.3341, "linked reads (inferred)": 0.907, "right_edge": 0.98}, {"bin": "0.98", "interval": "0.98-0.99", "all reads": 0.004368, "linked reads": 0.0004818, "all reads (cumsum)": 0.877, "linked reads (cumsum)": 0.9803, "range_label": "0.98-0.99", "all reads (inferred)": 0.3348, "linked reads (inferred)": 0.9088, "right_edge": 0.99}, {"bin": "0.99", "interval": "0.99-1.0", "all reads": 0.123, "linked reads": 0.01974, "all reads (cumsum)": 1.0, "linked reads (cumsum)": 1.0, "range_label": "0.99-1.0", "all reads (inferred)": 1.0, "linked reads (inferred)": 1.0, "right_edge": 1.0}]}}
